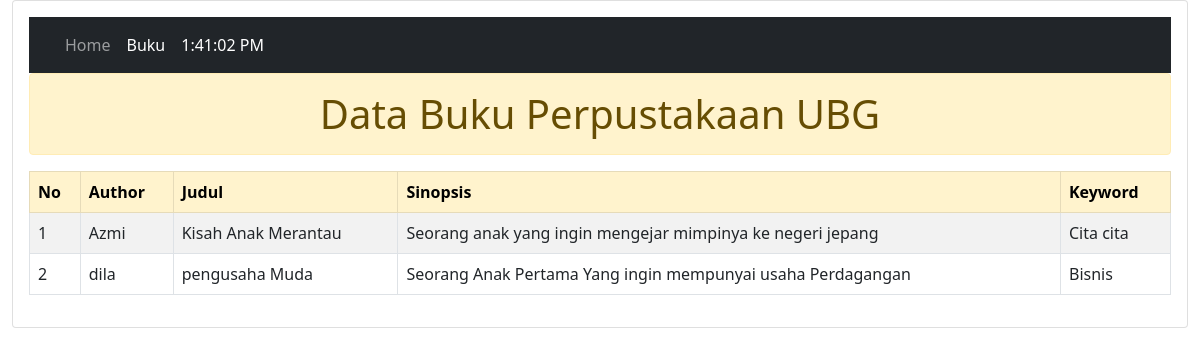
/daftar_buku.php, run on the app's committed database.
### tables this page shows
CREATE TABLE `buku` (
  `id` int(11) NOT NULL,
  `author` varchar(10) NOT NULL,
  `title` varchar(50) NOT NULL,
  `sinopsis` text NOT NULL,
  `keyword` varchar(225) NOT NULL,
  `gambar` varchar(255) NOT NULL
);

### daftar_buku.php (the view, shortened to what this page needs)
<?php
  include('koneksi.php');
?>
<!DOCTYPE html>
<html>
  <head>
    <link rel="stylesheet" href="bootstrap/css/bootstrap.min.css">
  </head>
  <body>
  <div class="container-fluid">
    <div class="card">
      <div class="card-body">
      <nav class="navbar navbar-expand-lg navbar-dark bg-dark">
  <div class="container-fluid">
    <div class="collapse navbar-collapse" id="navbarSupportedContent">
      <ul class="navbar-nav me-auto mb-2 mb-lg-0">
        <li class="nav-item">
          <a class="nav-link " aria-current="page" href="home.php">Home</a>
        </li>
        <li class="nav-item">
          <a class="nav-link active" href="daftar_buku.php">Buku</a>
        </li>
        <li class="nav-item">
          <a class="nav-link active" id="jam" href="#"></a>
        </li>
        <li class="nav-item">
          <a class="nav-link" href="#"></a>
        </li>
      </ul>
    </div>
  </div>
</nav>
      <h1 class="alert alert-warning" align="center">Data Buku Perpustakaan UBG</h1>
<table class="table table-striped table-float table-bordered">
  <thead class="table-warning">
    <tr>
      <th>No</th>
      <th>Author</th>
      <th>Judul</th>
      <th>Sinopsis</th>
      <th>Keyword</th>
    </tr>
</thead>
<tbody>
  <?php
  $query = "SELECT * FROM buku ORDER BY id ASC";
  $result = mysqli_query($koneksi, $query);
  $no = 1;
  while ($row = mysqli_fetch_assoc($result)) {
      ?>
   <tr>
      <td><?php echo $no; ?></td>
      <td><?php echo $row['author']; ?></td>
      <td><?php echo $row['title']; ?></td>
      <td><?php echo $row['sinopsis']; ?></td>
      <td><?php echo $row['keyword']; ?></td>
  </tr>
  <?php
    $no++;
  }
  ?>
      </div>
    </div>
  </div>
  </body>
</html>

### data on the page
buku: author "Azmi", title "Kisah Anak Merantau", sinopsis "Seorang anak yang ingin mengejar mimpinya ke negeri jepang", keyword "Cita cita"
buku: author "dila", title "pengusaha Muda", sinopsis "Seorang Anak Pertama Yang ingin mempunyai usaha Perdagangan", keyword "Bisnis"
